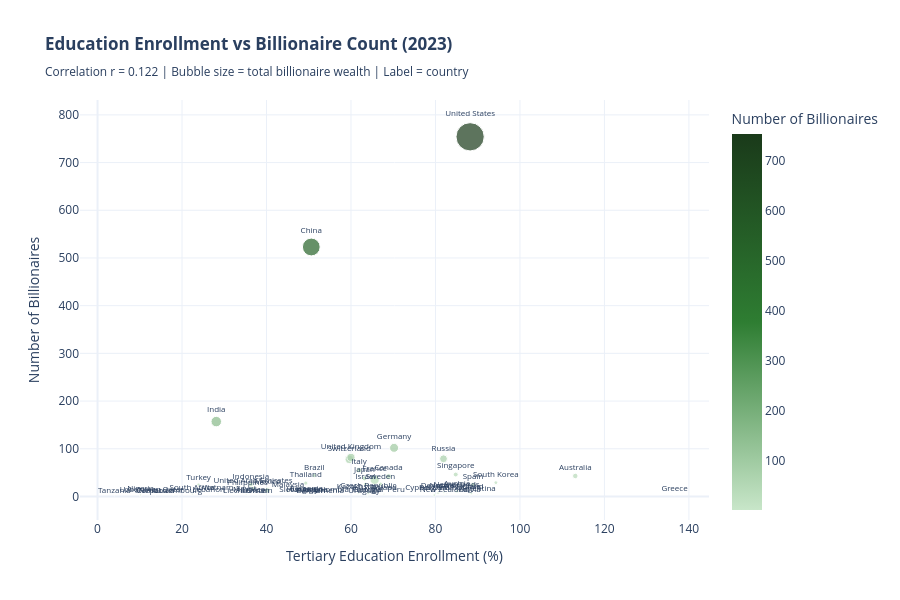

The cell this chart's notebook holds for it:
### Code cell
# ── Education scatter plot (Nilanjana) ──
import plotly.express as px

fig_edu = px.scatter(
    education_analysis,
    x='Education_Enrollment',
    y='Billionaire_Count',
    size='Total_Wealth',
    hover_name='Country',
    text='Country',
    color='Billionaire_Count',
    color_continuous_scale=[[0,'#c8e6c9'],[0.5,'#2e7d32'],[1,'#1a3a1a']],
    title=f'<b>Education Enrollment vs Billionaire Count (2023)</b><br>'
          f'<sub>Correlation r = {r_edu:.3f} | Bubble size = total billionaire wealth | Label = country</sub>',
    labels={'Education_Enrollment':'Tertiary Education Enrollment (%)',
            'Billionaire_Count':'Number of Billionaires'},
)
fig_edu.update_traces(textposition='top center', textfont_size=8)
fig_edu.update_layout(height=600, template='plotly_white', showlegend=False)
fig_edu.show()

# Key observation
print("\nKey Observation:")
print("Countries with HIGH education enrollment but FEW billionaires:")
high_edu_low_bill = education_analysis[
    (education_analysis['Education_Enrollment'] > 80) & 
    (education_analysis['Billionaire_Count'] < 5)
].sort_values('Education_Enrollment', ascending=False).head(10)
print(high_edu_low_bill[['Country','Education_Enrollment','Billionaire_Count']].to_string(index=False))

### Figure 1 — Plotly figure (JSON) as saved in the notebook; plotly's stock layout.template omitted (floating-point values rounded to 4 significant figures)
{"data": [{"hovertemplate": "<b>%{hovertext}</b><br><br>Tertiary Education Enrollment (%)=%{x}<br>Number of Billionaires=%{marker.color}<br>Total_Wealth=%{marker.size}<br>Country=%{text}<extra></extra>", "hovertext": ["Algeria", "Argentina", "Armenia", "Australia", "Austria", "Bahrain", "Belgium", "Brazil", "Cambodia", "Canada", "Chile", "China", "Colombia", "Cyprus", "Czech Republic", "Denmark", "Egypt", "Finland", "France", "Georgia", "Germany", "Greece", "Hungary", "India", "Indonesia", "Israel", "Italy", "Japan", "Kazakhstan", "Latvia", "Lebanon", "Liechtenstein", "Luxembourg", "Malaysia", "Mexico", "Morocco", "Nepal", "Netherlands", "New Zealand", "Nigeria", "Norway", "Oman", "Peru", "Philippines", "Poland", "Portugal", "Qatar", "Romania", "Russia", "Singapore", "Slovakia", "South Africa", "South Korea", "Spain", "Sweden", "Switzerland", "Tanzania", "Thailand", "Turkey", "Ukraine", "United Arab Emirates", "United Kingdom", "United States", "Uruguay", "Uzbekistan", "Vietnam"], "legendgroup": "", "marker": {"color": [1, 4, 1, 43, 11, 1, 3, 44, 1, 42, 6, 523, 1, 5, 7, 7, 4, 7, 35, 1, 102, 3, 3, 157, 25, 26, 55, 38, 7, 1, 2, 1, 1, 11, 13, 2, 1, 10, 2, 3, 9, 1, 2, 14, 5, 1, 2, 3, 79, 46, 2, 5, 29, 25, 26, 78, 1, 28, 25, 6, 17, 82, 754, 1, 1, 6], "coloraxis": "coloraxis", "size": [4600, 11000, 1200, 173500, 75400, 1500, 41200, 104800, 2800, 173900, 36400, 1805500, 6400, 9600, 42800, 40900, 13500, 14000, 499500, 4900, 462100, 9100, 3900, 628700, 123900, 72500, 156900, 146800, 26300, 4200, 5600, 2300, 3500, 33100, 165700, 2800, 1800, 24700, 10100, 28500, 27100, 2700, 2500, 41400, 18300, 4700, 3000, 4800, 351000, 138000, 3100, 25600, 81400, 133700, 90900, 409900, 1500, 100700, 55700, 12600, 99400, 370700, 4575100, 1800, 14400, 12600], "sizemode": "area", "sizeref": 11440.0, "symbol": "circle"}, "mode": "markers+text", "name": "", "orientation": "v", "showlegend": false, "text": ["Algeria", "Argentina", "Armenia", "Australia", "Austria", "Bahrain", "Belgium", "Brazil", "Cambodia", "Canada", "Chile", "China", "Colombia", "Cyprus", "Czech Republic", "Denmark", "Egypt", "Finland", "France", "Georgia", "Germany", "Greece", "Hungary", "India", "Indonesia", "Israel", "Italy", "Japan", "Kazakhstan", "Latvia", "Lebanon", "Liechtenstein", "Luxembourg", "Malaysia", "Mexico", "Morocco", "Nepal", "Netherlands", "New Zealand", "Nigeria", "Norway", "Oman", "Peru", "Philippines", "Poland", "Portugal", "Qatar", "Romania", "Russia", "Singapore", "Slovakia", "South Africa", "South Korea", "Spain", "Sweden", "Switzerland", "Tanzania", "Thailand", "Turkey", "Ukraine", "United Arab Emirates", "United Kingdom", "United States", "Uruguay", "Uzbekistan", "Vietnam"], "textfont": {"size": 8}, "textposition": "top center", "type": "scatter", "x": [51.4, 90.0, 54.6, 113.1, 85.1, 50.5, 79.7, 51.3, 13.7, 68.9, 88.5, 50.6, 55.3, 75.9, 64.1, 80.6, 35.2, 88.2, 65.6, 63.9, 70.2, 136.6, 48.5, 28.1, 36.3, 63.4, 61.9, 63.2, 61.7, 88.1, 26.3, 35.6, 19.2, 45.1, 40.2, 35.9, 12.4, 85.0, 82.0, 10.2, 82.0, 38.0, 70.7, 35.5, 67.8, 63.9, 17.9, 49.4, 81.9, 84.8, 46.6, 22.4, 94.3, 88.9, 67.0, 59.6, 4.0, 49.3, 23.9, 82.7, 36.8, 60.0, 88.2, 63.1, 10.1, 28.5], "xaxis": "x", "y": [1, 4, 1, 43, 11, 1, 3, 44, 1, 42, 6, 523, 1, 5, 7, 7, 4, 7, 35, 1, 102, 3, 3, 157, 25, 26, 55, 38, 7, 1, 2, 1, 1, 11, 13, 2, 1, 10, 2, 3, 9, 1, 2, 14, 5, 1, 2, 3, 79, 46, 2, 5, 29, 25, 26, 78, 1, 28, 25, 6, 17, 82, 754, 1, 1, 6], "yaxis": "y"}], "layout": {"coloraxis": {"colorbar": {"title": {"text": "Number of Billionaires"}}, "colorscale": [[0, "#c8e6c9"], [0.5, "#2e7d32"], [1, "#1a3a1a"]]}, "height": 600, "legend": {"itemsizing": "constant", "tracegroupgap": 0}, "showlegend": false, "title": {"text": "<b>Education Enrollment vs Billionaire Count (2023)</b><br><sub>Correlation r = 0.122 | Bubble size = total billionaire wealth | Label = country</sub>"}, "xaxis": {"anchor": "y", "domain": [0, 1], "title": {"text": "Tertiary Education Enrollment (%)"}}, "yaxis": {"anchor": "x", "domain": [0, 1], "title": {"text": "Number of Billionaires"}}}}
